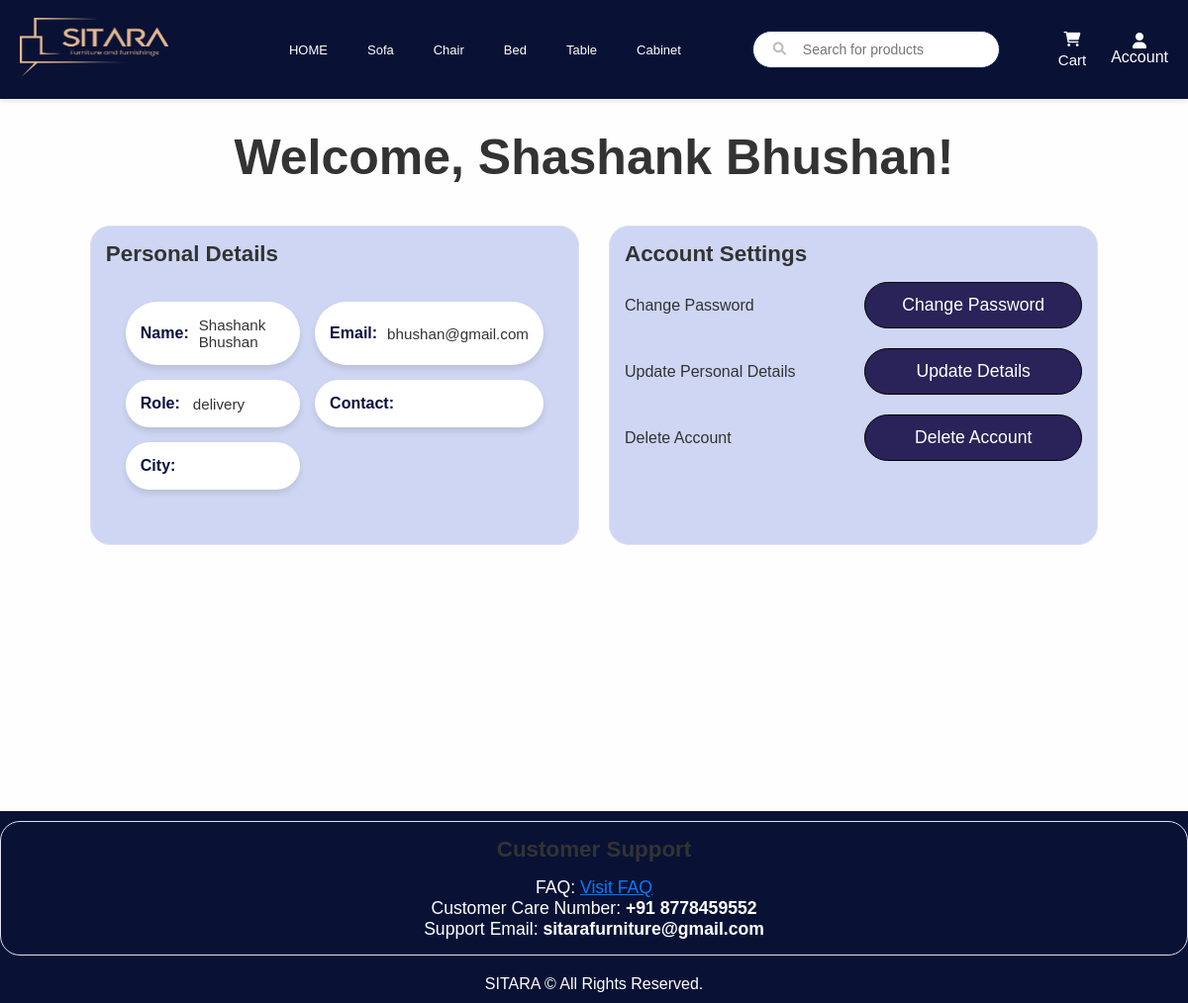
/auth/profile/2 (signed in), run on the app's committed database.
### app/models.py (models this page shows, shortened)
class User(UserMixin, db.Model):
    id = db.Column(db.Integer, primary_key=True)
    username = db.Column(db.String(50), nullable=False)
    email = db.Column(db.String(100), unique=True, nullable=False)
    password = db.Column(db.String(255), nullable=False)
    role = db.Column(db.String(20), nullable=False)
    reset_token = db.Column(db.String(128), nullable=True)

### app/auth.py (the view)
@auth.route('/profile/<int:id>')
@login_required
def profile(id):
    user = db.session.get(User, id)
    if not user:
        abort(404)
    if current_user.id != id and current_user.role != 'admin':
        abort(403)
    return render_template('profile.html', user=user)

### app/templates/profile.html (shortened to what this page needs)
<!DOCTYPE html>
<html lang="en">
  <head>
  </head>
  <body>
    {% extends "home.html" %} {% block title %}Admin Dashboard{% endblock %} {%
    block content %}
    <div class="container">
      <h2 style="text-align: center; font-size: 50px; font-weight: bold; color: #333; margin-top: 20px;margin-bottom: 40px;">
        Welcome, {{ user.username }}!
    </h2>
      <div class="profile-sections">
        <section id="personal-details">
          <h2>Personal Details</h2>
          <ul class="info">
            <li>
              <span class="label">Name:</span>
              <span class="value">{{ user.username }}</span>
            </li>
            <li>
              <span class="label">Email:</span>
              <span class="value">{{ user.email }}</span>
            </li>
            <li>
              <span class="label">Role:</span>
              <span class="value">{{ user.role }}</span>
            </li>
            <li>
              <span class="label">Contact:</span>
            </li>
            <li>
              <span class="label">City:</span>
            </li>
          </ul>
        </section>
        <section id="account-settings">
          <h2>Account Settings</h2>
          <div>
            <span>Change Password</span>
            <form
              action="{{ url_for('auth.change_password', id=user.id) }}"
              method="get"
              style="display: inline"
            >
              <button class="change-password-btn">Change Password</button>
            </form>
          </div>
          <div>
            <span>Update Personal Details</span>
            <form
              action="{{ url_for('auth.update_details', id=user.id) }}"
              method="get"
              style="display: inline"
            >
              <button type="submit" class="btn btn-primary">
                Update Details
              </button>
            </form>
          </div>
          <div>
            <span>Delete Account</span>
            <a href="{{ url_for('auth.confirm_delete', id=user.id) }}">
              <button class="delete-account-btn">Delete Account</button>
            </a>
          </div>
        </section>
      </div>
    </div>
    {% endblock %}

### app/static/home.css (style rules this page uses)
* { margin: 0; padding-top: 0; box-sizing: border-box; }
body { margin: 0; padding: 0; background-color: #f4f4f4; color: #333; */ }

### data on the page
User: username "Shashank Bhushan", email "bhushan@gmail.com", role "delivery"
